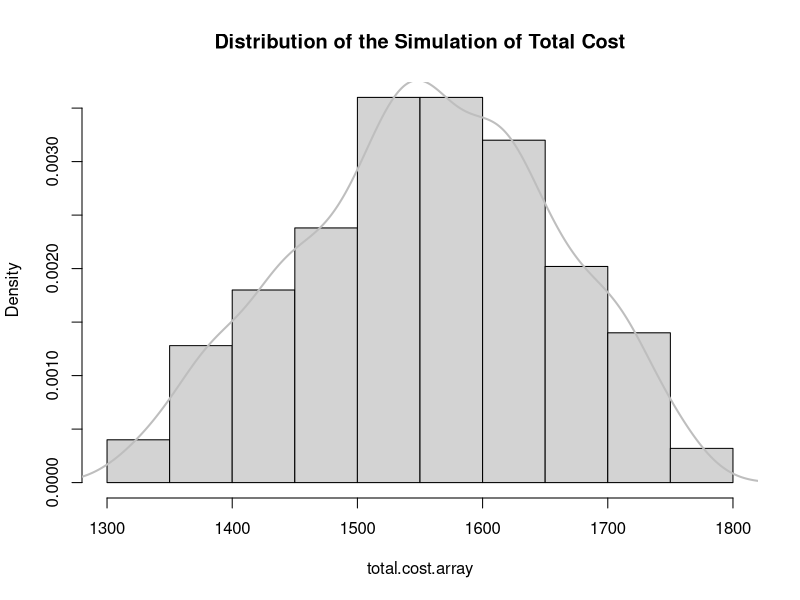
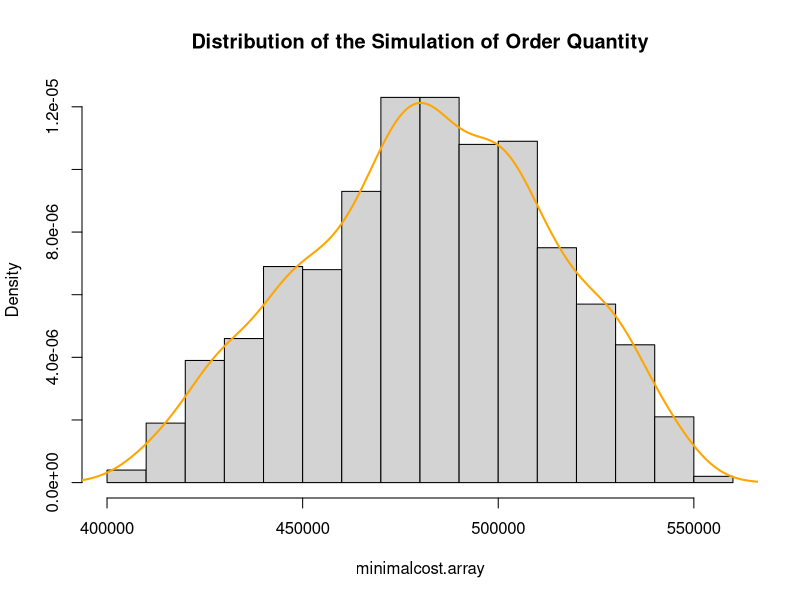
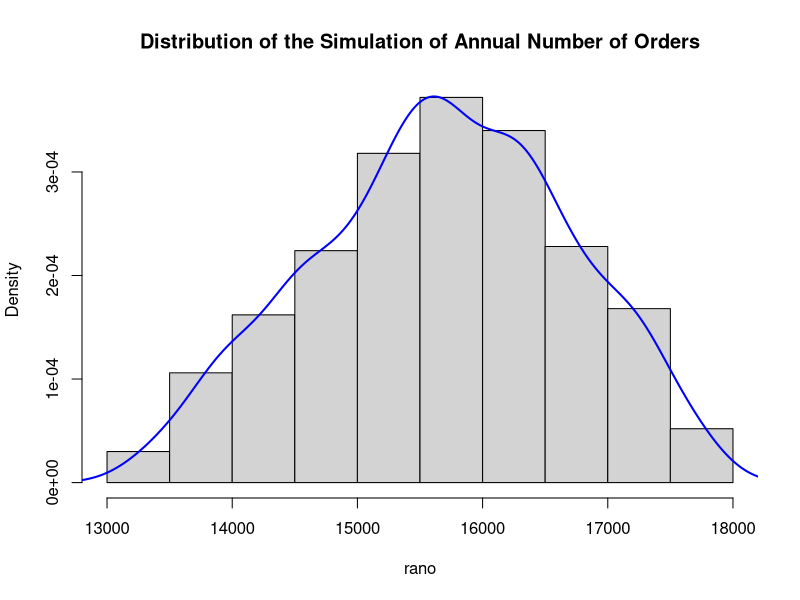

Generate these figures, in order, with R:
#Variables to be used
#Per Unit Cost  C
#Supplier Cost per Order S
#Opportunity Cost for 1 year O
#Carrying Cost per unit H
#Economic Ordering Quantity Q

C <- 77
S <- 225
O <- 19/100
H <- O*C
C
S
O
H

#Traingular Probability limits and function
a<-13000 #Loweer Limit
b<-18000 #Upper Limit
c<-16000 #Peak

ptriangular<-function(x,a,b,c) 
{ KK<-(1/((b-a)*(c-a)))*(x-a)^2 
PP<-1-(1/((b-a)*(b-c)))*(b-x)^2 
prob<-ifelse(x<c,KK,PP) 
return(prob) }

qtriangular<-function(p,a,b,c) 
{ QQ<-a+sqrt((b-a)*(c-a)*p) 
qq<-b-sqrt((b-a)*(b-c)*(1-p)) 
q<-ifelse(p<(c-a)/(b-a),QQ,qq) 
return(q) }

set.seed(1)
rano <-qtriangular(runif(1000),a,b,c)
rano
head(rano)

#Arrays for using 1000 generated values and performing cost equations
total.cost.array <- NULL
minimalcost.array <- NULL

for (i in rano){
  minimalcost = (2*i*S)/ (O*C)
  minimalcost.array = append(minimalcost.array,minimalcost)
  annual.S = (S*i)/minimalcost
  avgcost = i/12
  H.for.i = O*avgcost
  total.cost = H.for.i + avgcost
  total.cost.array = append(total.cost.array,total.cost)
}

total.cost.array
minimalcost.array
head(total.cost.array)
head(minimalcost.array)

summary(total.cost.array)
summary(minimalcost.array)

min(minimalcost.array)

#Frequency Histograms for Total minimal cost,order quantity and annual number of orders
hist(total.cost.array,freq=F,main="Distribution of the Simulation of Total Cost") 
lines(density(total.cost.array),lwd=2,col="grey")

hist(minimalcost.array,freq=F,main="Distribution of the Simulation of Order Quantity") 
lines(density(minimalcost.array),lwd=2,col="orange")

hist(rano,freq=F,main="Distribution of the Simulation of Annual Number of Orders") 
lines(density(rano),lwd=2,col="blue")



